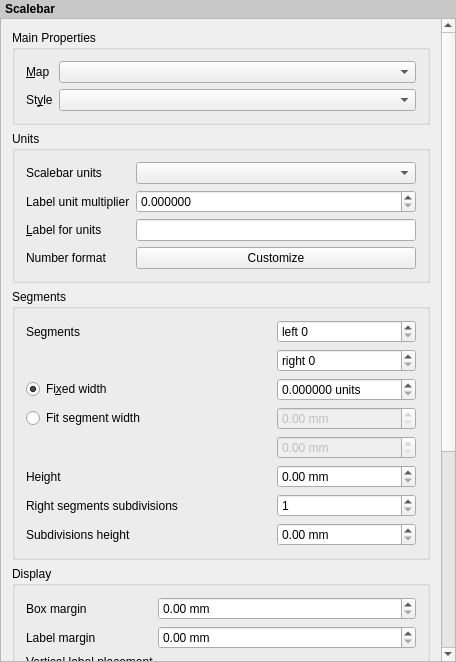
<?xml version="1.0" encoding="UTF-8"?>
<ui version="4.0">
 <class>QgsLayoutScaleBarWidgetBase</class>
 <widget class="QWidget" name="QgsLayoutScaleBarWidgetBase">
  <property name="geometry">
   <rect>
    <x>0</x>
    <y>0</y>
    <width>456</width>
    <height>662</height>
   </rect>
  </property>
  <property name="sizePolicy">
   <sizepolicy hsizetype="Expanding" vsizetype="Expanding">
    <horstretch>0</horstretch>
    <verstretch>0</verstretch>
   </sizepolicy>
  </property>
  <property name="windowTitle">
   <string>Scalebar Options</string>
  </property>
  <layout class="QVBoxLayout" name="verticalLayout">
   <property name="spacing">
    <number>0</number>
   </property>
   <property name="leftMargin">
    <number>0</number>
   </property>
   <property name="topMargin">
    <number>0</number>
   </property>
   <property name="rightMargin">
    <number>0</number>
   </property>
   <property name="bottomMargin">
    <number>0</number>
   </property>
   <item>
    <widget class="QLabel" name="label_5">
     <property name="sizePolicy">
      <sizepolicy hsizetype="Preferred" vsizetype="Maximum">
       <horstretch>0</horstretch>
       <verstretch>0</verstretch>
      </sizepolicy>
     </property>
     <property name="styleSheet">
      <string notr="true">padding: 2px; font-weight: bold; background-color: rgb(200, 200, 200);</string>
     </property>
     <property name="text">
      <string>Scalebar</string>
     </property>
    </widget>
   </item>
   <item>
    <widget class="QgsScrollArea" name="scrollArea">
     <property name="widgetResizable">
      <bool>true</bool>
     </property>
     <widget class="QWidget" name="scrollAreaWidgetContents">
      <property name="geometry">
       <rect>
        <x>0</x>
        <y>0</y>
        <width>440</width>
        <height>1008</height>
       </rect>
      </property>
      <layout class="QVBoxLayout" name="mainLayout">
       <item>
        <widget class="QgsCollapsibleGroupBoxBasic" name="groupBox">
         <property name="focusPolicy">
          <enum>Qt::StrongFocus</enum>
         </property>
         <property name="title">
          <string>Main Properties</string>
         </property>
         <property name="syncGroup" stdset="0">
          <string notr="true">composeritem</string>
         </property>
         <property name="collapsed" stdset="0">
          <bool>false</bool>
         </property>
         <layout class="QGridLayout" name="gridLayout" columnstretch="0,1,0">
          <item row="0" column="1" colspan="2">
           <widget class="QgsLayoutItemComboBox" name="mMapItemComboBox"/>
          </item>
          <item row="1" column="1" colspan="2">
           <widget class="QComboBox" name="mStyleComboBox"/>
          </item>
          <item row="1" column="0">
           <widget class="QLabel" name="mStyleLabel">
            <property name="text">
             <string>St&amp;yle</string>
            </property>
            <property name="buddy">
             <cstring>mStyleComboBox</cstring>
            </property>
           </widget>
          </item>
          <item row="0" column="0">
           <widget class="QLabel" name="mMapLabel">
            <property name="sizePolicy">
             <sizepolicy hsizetype="Expanding" vsizetype="Fixed">
              <horstretch>0</horstretch>
              <verstretch>0</verstretch>
             </sizepolicy>
            </property>
            <property name="text">
             <string>&amp;Map</string>
            </property>
            <property name="wordWrap">
             <bool>true</bool>
            </property>
            <property name="buddy">
             <cstring>mMapItemComboBox</cstring>
            </property>
           </widget>
          </item>
         </layout>
        </widget>
       </item>
       <item>
        <widget class="QgsCollapsibleGroupBoxBasic" name="mGroupBoxUnits">
         <property name="focusPolicy">
          <enum>Qt::StrongFocus</enum>
         </property>
         <property name="title">
          <string>Units</string>
         </property>
         <property name="syncGroup" stdset="0">
          <string notr="true">composeritem</string>
         </property>
         <property name="collapsed" stdset="0">
          <bool>false</bool>
         </property>
         <layout class="QGridLayout" name="gridLayout_2" columnstretch="0,0">
          <item row="2" column="0">
           <widget class="QLabel" name="mUnitLabelLabel">
            <property name="text">
             <string>&amp;Label for units</string>
            </property>
            <property name="wordWrap">
             <bool>true</bool>
            </property>
            <property name="buddy">
             <cstring>mUnitLabelLineEdit</cstring>
            </property>
           </widget>
          </item>
          <item row="1" column="0">
           <widget class="QLabel" name="mMapUnitsPerBarUnitLabel">
            <property name="text">
             <string>Label unit multiplier</string>
            </property>
            <property name="wordWrap">
             <bool>false</bool>
            </property>
            <property name="buddy">
             <cstring>mMapUnitsPerBarUnitSpinBox</cstring>
            </property>
           </widget>
          </item>
          <item row="1" column="1">
           <widget class="QgsDoubleSpinBox" name="mMapUnitsPerBarUnitSpinBox">
            <property name="toolTip">
             <string>Specifies how many scalebar units per labeled unit. For example, if your scalebar units are set to &quot;meters&quot;, a multiplier of 1000 will result in the scalebar labels in kilometers.</string>
            </property>
            <property name="decimals">
             <number>6</number>
            </property>
            <property name="maximum">
             <double>9999999999999.000000000000000</double>
            </property>
            <property name="showClearButton">
             <bool>false</bool>
            </property>
           </widget>
          </item>
          <item row="0" column="1">
           <widget class="QComboBox" name="mUnitsComboBox">
            <property name="toolTip">
             <string>Specifies the underlying units used for scalebar calculations, e.g., &quot;meters&quot; or &quot;feet&quot;</string>
            </property>
           </widget>
          </item>
          <item row="0" column="0">
           <widget class="QLabel" name="mUnitsLabel">
            <property name="text">
             <string>Scalebar units</string>
            </property>
           </widget>
          </item>
          <item row="2" column="1">
           <widget class="QLineEdit" name="mUnitLabelLineEdit">
            <property name="toolTip">
             <string>Text used for labeling the scalebar units, e.g., &quot;m&quot; or &quot;km&quot;. This should be matched to reflect the multiplier above.</string>
            </property>
           </widget>
          </item>
          <item row="3" column="0">
           <widget class="QLabel" name="mUnitLabelLabel_2">
            <property name="text">
             <string>Number format</string>
            </property>
            <property name="wordWrap">
             <bool>true</bool>
            </property>
            <property name="buddy">
             <cstring>mUnitLabelLineEdit</cstring>
            </property>
           </widget>
          </item>
          <item row="3" column="1">
           <widget class="QPushButton" name="mNumberFormatPushButton">
            <property name="text">
             <string>Customize</string>
            </property>
           </widget>
          </item>
         </layout>
        </widget>
       </item>
       <item>
        <widget class="QgsCollapsibleGroupBoxBasic" name="mGroupBoxSegments">
         <property name="focusPolicy">
          <enum>Qt::StrongFocus</enum>
         </property>
         <property name="title">
          <string>Segments</string>
         </property>
         <property name="syncGroup" stdset="0">
          <string notr="true">composeritem</string>
         </property>
         <property name="collapsed" stdset="0">
          <bool>false</bool>
         </property>
         <layout class="QGridLayout" name="gridLayout_3" columnstretch="0,0,0">
          <item row="0" column="0">
           <widget class="QLabel" name="mSegmentLabel">
            <property name="text">
             <string>Segments</string>
            </property>
           </widget>
          </item>
          <item row="2" column="2">
           <widget class="QgsDoubleSpinBox" name="mSegmentSizeSpinBox">
            <property name="toolTip">
             <string>Number of scalebar units per scalebar segment</string>
            </property>
            <property name="suffix">
             <string> units</string>
            </property>
            <property name="decimals">
             <number>6</number>
            </property>
            <property name="maximum">
             <double>9999999999999.000000000000000</double>
            </property>
            <property name="showClearButton">
             <bool>false</bool>
            </property>
           </widget>
          </item>
          <item row="5" column="0" colspan="2">
           <widget class="QLabel" name="label">
            <property name="text">
             <string>Height</string>
            </property>
           </widget>
          </item>
          <item row="1" column="2">
           <widget class="QgsSpinBox" name="mNumberOfSegmentsSpinBox">
            <property name="suffix">
             <string/>
            </property>
            <property name="prefix">
             <string>right </string>
            </property>
            <property name="value">
             <number>0</number>
            </property>
           </widget>
          </item>
          <item row="0" column="2">
           <widget class="QgsSpinBox" name="mSegmentsLeftSpinBox">
            <property name="suffix">
             <string/>
            </property>
            <property name="prefix">
             <string>left </string>
            </property>
           </widget>
          </item>
          <item row="2" column="0" colspan="2">
           <widget class="QRadioButton" name="mFixedSizeRadio">
            <property name="text">
             <string>Fi&amp;xed width</string>
            </property>
            <property name="checked">
             <bool>true</bool>
            </property>
           </widget>
          </item>
          <item row="3" column="0" colspan="2">
           <widget class="QRadioButton" name="mFitWidthRadio">
            <property name="text">
             <string>Fit segment width</string>
            </property>
           </widget>
          </item>
          <item row="5" column="2">
           <widget class="QgsDoubleSpinBox" name="mHeightSpinBox">
            <property name="suffix">
             <string> mm</string>
            </property>
            <property name="maximum">
             <double>999.990000000000009</double>
            </property>
           </widget>
          </item>
          <item row="3" column="2">
           <widget class="QgsDoubleSpinBox" name="mMinWidthSpinBox">
            <property name="enabled">
             <bool>false</bool>
            </property>
            <property name="suffix">
             <string> mm</string>
            </property>
            <property name="maximum">
             <double>999.990000000000009</double>
            </property>
           </widget>
          </item>
          <item row="4" column="2">
           <widget class="QgsDoubleSpinBox" name="mMaxWidthSpinBox">
            <property name="enabled">
             <bool>false</bool>
            </property>
            <property name="suffix">
             <string> mm</string>
            </property>
            <property name="maximum">
             <double>999.990000000000009</double>
            </property>
           </widget>
          </item>
          <item row="6" column="0">
           <widget class="QLabel" name="mSubdivisionsLabel">
            <property name="text">
             <string>Right segments subdivisions</string>
            </property>
           </widget>
          </item>
          <item row="6" column="2">
           <widget class="QgsSpinBox" name="mNumberOfSubdivisionsSpinBox">
            <property name="suffix">
             <string/>
            </property>
            <property name="prefix">
             <string/>
            </property>
            <property name="minimum">
             <number>1</number>
            </property>
           </widget>
          </item>
          <item row="7" column="0">
           <widget class="QLabel" name="mSubdivisionsHeightLabel">
            <property name="text">
             <string>Subdivisions height</string>
            </property>
           </widget>
          </item>
          <item row="7" column="2">
           <widget class="QgsDoubleSpinBox" name="mSubdivisionsHeightSpinBox">
            <property name="suffix">
             <string> mm</string>
            </property>
            <property name="maximum">
             <double>999.990000000000009</double>
            </property>
           </widget>
          </item>
         </layout>
        </widget>
       </item>
       <item>
        <widget class="QgsCollapsibleGroupBoxBasic" name="groupBox_5">
         <property name="focusPolicy">
          <enum>Qt::StrongFocus</enum>
         </property>
         <property name="title">
          <string>Display</string>
         </property>
         <property name="syncGroup" stdset="0">
          <string notr="true">composeritem</string>
         </property>
         <property name="collapsed" stdset="0">
          <bool>true</bool>
         </property>
         <layout class="QGridLayout" name="gridLayout_4" columnstretch="0,0,0">
          <item row="7" column="0">
           <widget class="QLabel" name="mFillSymbol1Label">
            <property name="text">
             <string>Primary fill</string>
            </property>
           </widget>
          </item>
          <item row="13" column="1" colspan="2">
           <widget class="QgsAlignmentComboBox" name="mAlignmentComboBox"/>
          </item>
          <item row="8" column="1" colspan="2">
           <widget class="QgsSymbolButton" name="mFillSymbol2Button">
            <property name="sizePolicy">
             <sizepolicy hsizetype="Expanding" vsizetype="Fixed">
              <horstretch>0</horstretch>
              <verstretch>0</verstretch>
             </sizepolicy>
            </property>
            <property name="text">
             <string>Fill Style…</string>
            </property>
           </widget>
          </item>
          <item row="14" column="0">
           <widget class="QLabel" name="mFontLabel">
            <property name="text">
             <string>Font</string>
            </property>
           </widget>
          </item>
          <item row="13" column="0">
           <widget class="QLabel" name="mAlignmentLabel">
            <property name="text">
             <string>Alignment</string>
            </property>
           </widget>
          </item>
          <item row="14" column="1" colspan="2">
           <widget class="QgsFontButton" name="mFontButton">
            <property name="sizePolicy">
             <sizepolicy hsizetype="Preferred" vsizetype="Fixed">
              <horstretch>0</horstretch>
              <verstretch>0</verstretch>
             </sizepolicy>
            </property>
            <property name="text">
             <string>Font</string>
            </property>
           </widget>
          </item>
          <item row="2" column="1" colspan="2">
           <widget class="QgsDoubleSpinBox" name="mLabelBarSpaceSpinBox">
            <property name="prefix">
             <string/>
            </property>
            <property name="suffix">
             <string> mm</string>
            </property>
           </widget>
          </item>
          <item row="2" column="0">
           <widget class="QLabel" name="mLabelBarSpaceLabel">
            <property name="text">
             <string>Label margin</string>
            </property>
           </widget>
          </item>
          <item row="7" column="1" colspan="2">
           <widget class="QgsSymbolButton" name="mFillSymbol1Button">
            <property name="sizePolicy">
             <sizepolicy hsizetype="Expanding" vsizetype="Fixed">
              <horstretch>0</horstretch>
              <verstretch>0</verstretch>
             </sizepolicy>
            </property>
            <property name="text">
             <string>Fill Style…</string>
            </property>
           </widget>
          </item>
          <item row="8" column="0">
           <widget class="QLabel" name="mFillSymbol2Label">
            <property name="text">
             <string>Secondary fill</string>
            </property>
           </widget>
          </item>
          <item row="11" column="0">
           <widget class="QLabel" name="mDivisionStyleLabel">
            <property name="text">
             <string>Division style</string>
            </property>
           </widget>
          </item>
          <item row="9" column="0">
           <widget class="QLabel" name="mLineStyleLabel">
            <property name="text">
             <string>Line style</string>
            </property>
           </widget>
          </item>
          <item row="3" column="0" colspan="3">
           <widget class="QLabel" name="mLabelVerticalPlacementLabel">
            <property name="text">
             <string>Vertical label placement</string>
            </property>
           </widget>
          </item>
          <item row="5" column="0" colspan="3">
           <widget class="QLabel" name="mLabelHorizontalPlacementLabel">
            <property name="text">
             <string>Horizontal label placement</string>
            </property>
           </widget>
          </item>
          <item row="9" column="1" colspan="2">
           <widget class="QgsSymbolButton" name="mLineStyleButton">
            <property name="sizePolicy">
             <sizepolicy hsizetype="Expanding" vsizetype="Fixed">
              <horstretch>0</horstretch>
              <verstretch>0</verstretch>
             </sizepolicy>
            </property>
            <property name="text">
             <string>Line Style…</string>
            </property>
           </widget>
          </item>
          <item row="4" column="0" colspan="3">
           <widget class="QComboBox" name="mLabelVerticalPlacementComboBox"/>
          </item>
          <item row="6" column="0" colspan="3">
           <widget class="QComboBox" name="mLabelHorizontalPlacementComboBox"/>
          </item>
          <item row="1" column="0">
           <widget class="QLabel" name="mBoxSizeLabel">
            <property name="text">
             <string>Box margin</string>
            </property>
           </widget>
          </item>
          <item row="1" column="1" colspan="2">
           <widget class="QgsDoubleSpinBox" name="mBoxSizeSpinBox">
            <property name="prefix">
             <string/>
            </property>
            <property name="suffix">
             <string> mm</string>
            </property>
           </widget>
          </item>
          <item row="12" column="0">
           <widget class="QLabel" name="mSubdivisionStyleLabel">
            <property name="text">
             <string>Subdivision style</string>
            </property>
           </widget>
          </item>
          <item row="12" column="1" colspan="2">
           <widget class="QgsSymbolButton" name="mSubdivisionStyleButton">
            <property name="sizePolicy">
             <sizepolicy hsizetype="Expanding" vsizetype="Fixed">
              <horstretch>0</horstretch>
              <verstretch>0</verstretch>
             </sizepolicy>
            </property>
            <property name="text">
             <string>Subdivision Style…</string>
            </property>
           </widget>
          </item>
          <item row="11" column="1" colspan="2">
           <widget class="QgsSymbolButton" name="mDivisionStyleButton">
            <property name="sizePolicy">
             <sizepolicy hsizetype="Expanding" vsizetype="Fixed">
              <horstretch>0</horstretch>
              <verstretch>0</verstretch>
             </sizepolicy>
            </property>
            <property name="text">
             <string>Division Style…</string>
            </property>
           </widget>
          </item>
         </layout>
        </widget>
       </item>
      </layout>
     </widget>
    </widget>
   </item>
  </layout>
 </widget>
 <layoutdefault spacing="6" margin="11"/>
 <customwidgets>
  <customwidget>
   <class>QgsDoubleSpinBox</class>
   <extends>QDoubleSpinBox</extends>
   <header>qgsdoublespinbox.h</header>
  </customwidget>
  <customwidget>
   <class>QgsFontButton</class>
   <extends>QToolButton</extends>
   <header>qgsfontbutton.h</header>
  </customwidget>
  <customwidget>
   <class>QgsSpinBox</class>
   <extends>QSpinBox</extends>
   <header>qgsspinbox.h</header>
  </customwidget>
  <customwidget>
   <class>QgsSymbolButton</class>
   <extends>QToolButton</extends>
   <header>qgssymbolbutton.h</header>
  </customwidget>
  <customwidget>
   <class>QgsScrollArea</class>
   <extends>QScrollArea</extends>
   <header>qgsscrollarea.h</header>
   <container>1</container>
  </customwidget>
  <customwidget>
   <class>QgsCollapsibleGroupBoxBasic</class>
   <extends>QGroupBox</extends>
   <header location="global">qgscollapsiblegroupbox.h</header>
   <container>1</container>
  </customwidget>
  <customwidget>
   <class>QgsLayoutItemComboBox</class>
   <extends>QComboBox</extends>
   <header>qgslayoutitemcombobox.h</header>
  </customwidget>
  <customwidget>
   <class>QgsAlignmentComboBox</class>
   <extends>QComboBox</extends>
   <header>qgsalignmentcombobox.h</header>
  </customwidget>
 </customwidgets>
 <tabstops>
  <tabstop>scrollArea</tabstop>
  <tabstop>groupBox</tabstop>
  <tabstop>mMapItemComboBox</tabstop>
  <tabstop>mStyleComboBox</tabstop>
  <tabstop>mGroupBoxUnits</tabstop>
  <tabstop>mUnitsComboBox</tabstop>
  <tabstop>mMapUnitsPerBarUnitSpinBox</tabstop>
  <tabstop>mUnitLabelLineEdit</tabstop>
  <tabstop>mNumberFormatPushButton</tabstop>
  <tabstop>mGroupBoxSegments</tabstop>
  <tabstop>mSegmentsLeftSpinBox</tabstop>
  <tabstop>mNumberOfSegmentsSpinBox</tabstop>
  <tabstop>mFixedSizeRadio</tabstop>
  <tabstop>mSegmentSizeSpinBox</tabstop>
  <tabstop>mFitWidthRadio</tabstop>
  <tabstop>mMinWidthSpinBox</tabstop>
  <tabstop>mMaxWidthSpinBox</tabstop>
  <tabstop>mHeightSpinBox</tabstop>
  <tabstop>mNumberOfSubdivisionsSpinBox</tabstop>
  <tabstop>mSubdivisionsHeightSpinBox</tabstop>
  <tabstop>groupBox_5</tabstop>
  <tabstop>mBoxSizeSpinBox</tabstop>
  <tabstop>mLabelBarSpaceSpinBox</tabstop>
  <tabstop>mLabelVerticalPlacementComboBox</tabstop>
  <tabstop>mLabelHorizontalPlacementComboBox</tabstop>
  <tabstop>mFillSymbol1Button</tabstop>
  <tabstop>mFillSymbol2Button</tabstop>
  <tabstop>mLineStyleButton</tabstop>
  <tabstop>mDivisionStyleButton</tabstop>
  <tabstop>mSubdivisionStyleButton</tabstop>
  <tabstop>mAlignmentComboBox</tabstop>
  <tabstop>mFontButton</tabstop>
 </tabstops>
 <resources/>
 <connections/>
</ui>
